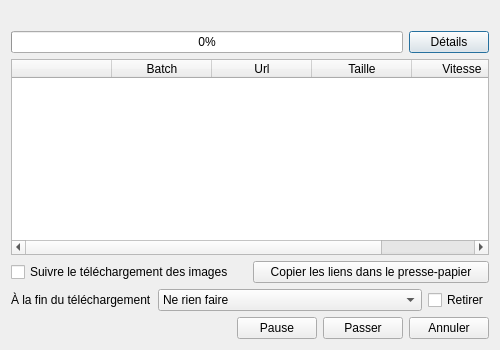
<?xml version="1.0" encoding="UTF-8"?>
<ui version="4.0">
 <class>batchWindow</class>
 <widget class="QDialog" name="batchWindow">
  <property name="geometry">
   <rect>
    <x>0</x>
    <y>0</y>
    <width>500</width>
    <height>350</height>
   </rect>
  </property>
  <property name="sizePolicy">
   <sizepolicy hsizetype="Ignored" vsizetype="Minimum">
    <horstretch>0</horstretch>
    <verstretch>0</verstretch>
   </sizepolicy>
  </property>
  <property name="windowTitle">
   <string>Téléchargement groupé</string>
  </property>
  <property name="windowIcon">
   <iconset resource="../../CrashReporter/resources.qrc">
    <normaloff>:/images/icon.ico</normaloff>:/images/icon.ico</iconset>
  </property>
  <property name="modal">
   <bool>false</bool>
  </property>
  <layout class="QGridLayout" name="gridLayout" columnstretch="1,0,0">
   <item row="0" column="0" colspan="3">
    <widget class="QLabel" name="labelMessage">
     <property name="sizePolicy">
      <sizepolicy hsizetype="Preferred" vsizetype="Fixed">
       <horstretch>0</horstretch>
       <verstretch>0</verstretch>
      </sizepolicy>
     </property>
     <property name="text">
      <string/>
     </property>
    </widget>
   </item>
   <item row="1" column="0" colspan="2">
    <widget class="QProgressBar" name="progressBar">
     <property name="value">
      <number>0</number>
     </property>
    </widget>
   </item>
   <item row="1" column="2">
    <widget class="QPushButton" name="buttonDetails">
     <property name="text">
      <string>Détails</string>
     </property>
     <property name="checkable">
      <bool>true</bool>
     </property>
    </widget>
   </item>
   <item row="4" column="0" colspan="3">
    <layout class="QHBoxLayout" name="horizontalLayout" stretch="1,1,0,0,0">
     <item>
      <widget class="QLabel" name="labelImages">
       <property name="text">
        <string/>
       </property>
      </widget>
     </item>
     <item>
      <widget class="QLabel" name="labelSpeed">
       <property name="text">
        <string/>
       </property>
      </widget>
     </item>
     <item>
      <widget class="QPushButton" name="buttonPause">
       <property name="text">
        <string>Pause</string>
       </property>
      </widget>
     </item>
     <item>
      <widget class="QPushButton" name="buttonSkip">
       <property name="text">
        <string>Passer</string>
       </property>
      </widget>
     </item>
     <item>
      <widget class="QPushButton" name="cancelButton">
       <property name="text">
        <string>Annuler</string>
       </property>
      </widget>
     </item>
    </layout>
   </item>
   <item row="2" column="0" colspan="3">
    <widget class="QWidget" name="details" native="true">
     <property name="sizePolicy">
      <sizepolicy hsizetype="Expanding" vsizetype="Expanding">
       <horstretch>0</horstretch>
       <verstretch>0</verstretch>
      </sizepolicy>
     </property>
     <layout class="QVBoxLayout" name="verticalLayout">
      <property name="leftMargin">
       <number>0</number>
      </property>
      <property name="topMargin">
       <number>0</number>
      </property>
      <property name="rightMargin">
       <number>0</number>
      </property>
      <property name="bottomMargin">
       <number>0</number>
      </property>
      <item>
       <widget class="QTableWidget" name="tableWidget">
        <property name="editTriggers">
         <set>QAbstractItemView::NoEditTriggers</set>
        </property>
        <property name="showDropIndicator" stdset="0">
         <bool>false</bool>
        </property>
        <property name="dragDropOverwriteMode">
         <bool>false</bool>
        </property>
        <property name="verticalScrollMode">
         <enum>QAbstractItemView::ScrollPerPixel</enum>
        </property>
        <property name="horizontalScrollMode">
         <enum>QAbstractItemView::ScrollPerPixel</enum>
        </property>
        <attribute name="horizontalHeaderHighlightSections">
         <bool>false</bool>
        </attribute>
        <attribute name="verticalHeaderVisible">
         <bool>false</bool>
        </attribute>
        <attribute name="verticalHeaderDefaultSectionSize">
         <number>20</number>
        </attribute>
        <column>
         <property name="text">
          <string/>
         </property>
        </column>
        <column>
         <property name="text">
          <string>Batch</string>
         </property>
        </column>
        <column>
         <property name="text">
          <string>Url</string>
         </property>
        </column>
        <column>
         <property name="text">
          <string>Taille</string>
         </property>
        </column>
        <column>
         <property name="text">
          <string>Vitesse</string>
         </property>
        </column>
        <column>
         <property name="text">
          <string>Progression</string>
         </property>
        </column>
       </widget>
      </item>
      <item>
       <layout class="QHBoxLayout" name="horizontalLayout_3">
        <item>
         <widget class="QCheckBox" name="checkScrollToDownload">
          <property name="text">
           <string>Suivre le téléchargement des images</string>
          </property>
         </widget>
        </item>
        <item>
         <widget class="QPushButton" name="buttonCopyToClipboard">
          <property name="text">
           <string>Copier les liens dans le presse-papier</string>
          </property>
         </widget>
        </item>
       </layout>
      </item>
      <item>
       <layout class="QHBoxLayout" name="horizontalLayout_2" stretch="0,1,0">
        <item>
         <widget class="QLabel" name="label">
          <property name="text">
           <string>À la fin du téléchargement</string>
          </property>
         </widget>
        </item>
        <item>
         <widget class="QComboBox" name="comboEnd">
          <item>
           <property name="text">
            <string>Ne rien faire</string>
           </property>
          </item>
          <item>
           <property name="text">
            <string>Fermer la fenêtre</string>
           </property>
          </item>
          <item>
           <property name="text">
            <string>Ouvrir le lecteur CD</string>
           </property>
          </item>
          <item>
           <property name="text">
            <string>Jouer un son</string>
           </property>
          </item>
          <item>
           <property name="text">
            <string>Éteindre</string>
           </property>
          </item>
         </widget>
        </item>
        <item>
         <widget class="QCheckBox" name="checkRemove">
          <property name="text">
           <string>Retirer</string>
          </property>
         </widget>
        </item>
       </layout>
      </item>
     </layout>
    </widget>
   </item>
  </layout>
 </widget>
 <tabstops>
  <tabstop>buttonDetails</tabstop>
  <tabstop>tableWidget</tabstop>
  <tabstop>comboEnd</tabstop>
  <tabstop>checkRemove</tabstop>
  <tabstop>buttonPause</tabstop>
  <tabstop>cancelButton</tabstop>
 </tabstops>
 <resources>
  <include location="../../CrashReporter/resources.qrc"/>
 </resources>
 <connections>
  <connection>
   <sender>buttonCopyToClipboard</sender>
   <signal>clicked()</signal>
   <receiver>batchWindow</receiver>
   <slot>copyToClipboard()</slot>
   <hints>
    <hint type="sourcelabel">
     <x>98</x>
     <y>277</y>
    </hint>
    <hint type="destinationlabel">
     <x>136</x>
     <y>236</y>
    </hint>
   </hints>
  </connection>
  <connection>
   <sender>cancelButton</sender>
   <signal>clicked()</signal>
   <receiver>batchWindow</receiver>
   <slot>reject()</slot>
   <hints>
    <hint type="sourcelabel">
     <x>393</x>
     <y>321</y>
    </hint>
    <hint type="destinationlabel">
     <x>425</x>
     <y>327</y>
    </hint>
   </hints>
  </connection>
  <connection>
   <sender>buttonPause</sender>
   <signal>clicked()</signal>
   <receiver>batchWindow</receiver>
   <slot>pause()</slot>
   <hints>
    <hint type="sourcelabel">
     <x>253</x>
     <y>335</y>
    </hint>
    <hint type="destinationlabel">
     <x>298</x>
     <y>341</y>
    </hint>
   </hints>
  </connection>
  <connection>
   <sender>buttonSkip</sender>
   <signal>clicked()</signal>
   <receiver>batchWindow</receiver>
   <slot>skip()</slot>
   <hints>
    <hint type="sourcelabel">
     <x>297</x>
     <y>320</y>
    </hint>
    <hint type="destinationlabel">
     <x>332</x>
     <y>309</y>
    </hint>
   </hints>
  </connection>
 </connections>
 <slots>
  <slot>copyToClipboard()</slot>
  <slot>pause()</slot>
  <slot>skip()</slot>
 </slots>
</ui>
